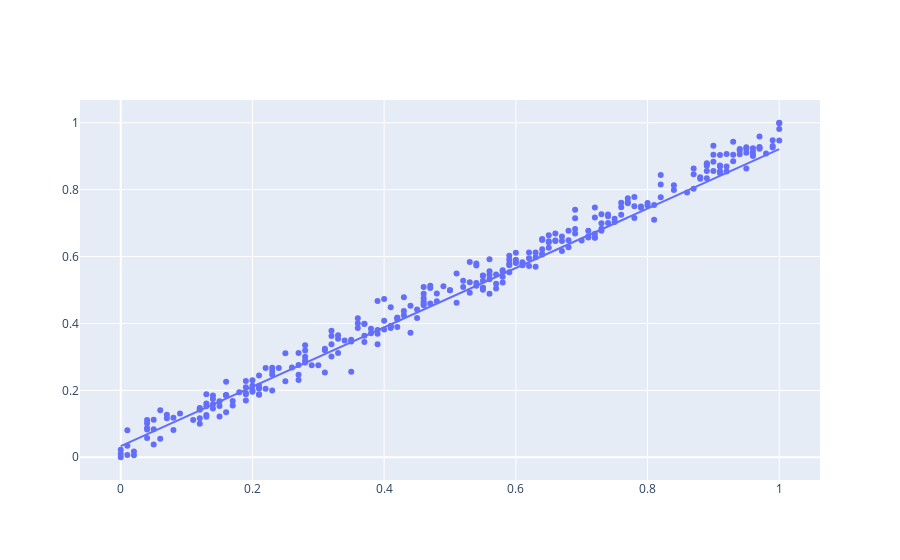

The notebook cell this image was saved under:
### Code cell
fig1 = px.line(test, x="x", y="prediction", title='Line of Linear Regression Model')
fig2 = px.scatter(x = test['x'],y = test['y'])

fig = go.Figure(data = fig1.data + fig2.data)
fig.show()

### Figure 1 — Plotly figure (JSON) as saved in the notebook; plotly's stock layout.template omitted (floating-point values rounded to 4 significant figures; data arrays with more than 128 entries replaced by an {"elided": "..."} marker saying what was removed)
{"data": [{"hovertemplate": "x=%{x}<br>prediction=%{y}<extra></extra>", "legendgroup": "", "line": {"color": "#636efa", "dash": "solid"}, "marker": {"symbol": "circle"}, "mode": "lines", "name": "", "orientation": "v", "showlegend": false, "type": "scatter", "x": {"elided": "300 float values"}, "xaxis": "x", "y": {"elided": "300 float values"}, "yaxis": "y"}, {"hovertemplate": "x=%{x}<br>y=%{y}<extra></extra>", "legendgroup": "", "marker": {"color": "#636efa", "symbol": "circle"}, "mode": "markers", "name": "", "orientation": "v", "showlegend": false, "type": "scatter", "x": {"elided": "300 float values"}, "xaxis": "x", "y": {"elided": "300 float values"}, "yaxis": "y"}], "layout": {}}
